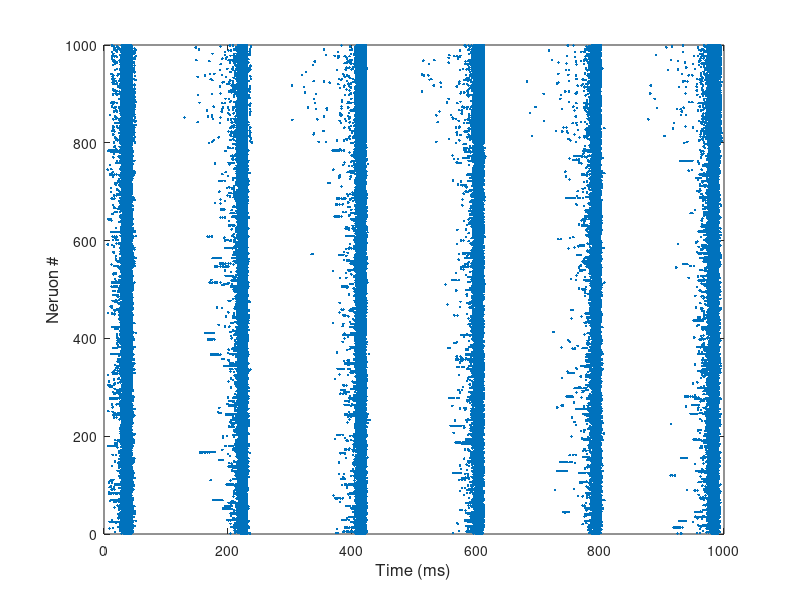

MATLAB code to generate this figure:
% Created by Eugene M. Izhikevich, February 25, 2003
% Excitatory neurons    Inhibitory neurons
Ne=800;                 Ni=200;
re=rand(Ne,1);          ri=rand(Ni,1);
a=[0.02*ones(Ne,1);     0.02+0.08*ri];
b=[0.2*ones(Ne,1);      0.25-0.05*ri];
%c=[-65+15*re.^2;        -65*ones(Ni,1)];
c=[-55+15*re.^2;        -55*ones(Ni,1)];
d=[8-6*re.^2;           2*ones(Ni,1)];
S=[0.5*rand(Ne+Ni,Ne),  -rand(Ne+Ni,Ni)];

v=-65*ones(Ne+Ni,1);    % Initial values of v
u=b.*v;                 % Initial values of u
firings=[];             % spike timings

I=[5*randn(Ne,1);2*randn(Ni,1)]; % thalamic input
for t=1:1000            % simulation of 1000 ms
  if mod(t,1) == 0
      I=[5*randn(Ne,1);2*randn(Ni,1)]; % thalamic input
  end
  %I=[5*randn(Ne,1);2*randn(Ni,1)]; % thalamic input
  fired=find(v>=30);    % indices of spikes
  firings=[firings; t+0*fired,fired];
  v(fired)=c(fired);
  u(fired)=u(fired)+d(fired);
  I=I+sum(S(:,fired),2);
  vold = v;
  v=v+0.5*(0.04*v.^2+5*v+140-u+I); % step 0.5 ms
  v=v+0.5*(0.04*v.^2+5*v+140-u+I); % for numerical
  u=u+a.*(b.*vold-u);                 % stability
end
plot(firings(:,1),firings(:,2),'.');
xlabel('Time (ms)','FontSize', 12); ylabel('Neruon #', 'FontSize',12);

